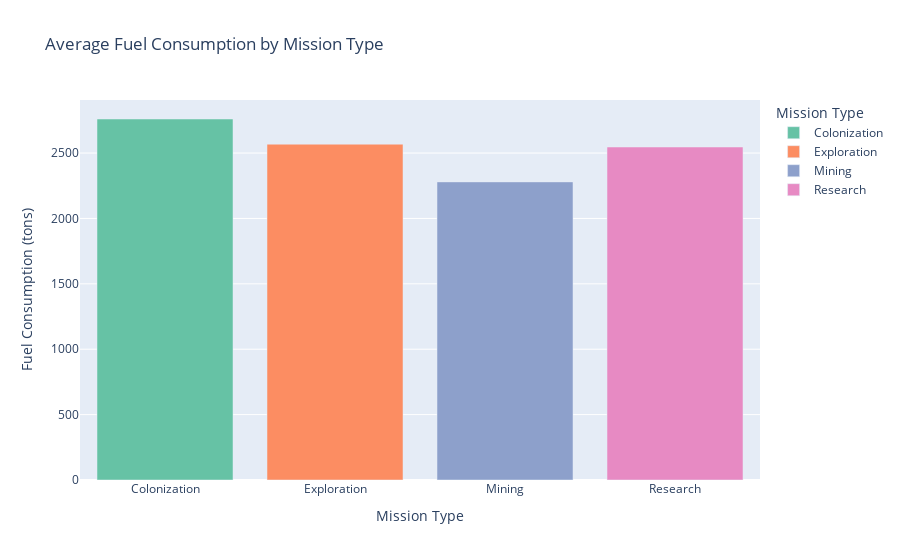

The notebook cell this image was saved under:
### Code cell
# Group by 'Mission Type' and calculate the mean for 'Fuel Consumption'
average_fuel_consumption = df.groupby('Mission Type')['Fuel Consumption (tons)'].mean().reset_index()

# Create a bar plot for average fuel consumption by mission type
fig = px.bar(average_fuel_consumption, x='Mission Type', y='Fuel Consumption (tons)',
             title='Average Fuel Consumption by Mission Type',
             color='Mission Type',      #we used color for showing the mission type
             color_discrete_sequence=px.colors.qualitative.Set2)        #we used color_discrete_sequence to change the color of the bars to a different color


fig.show()

### Figure 1 — Plotly figure (JSON) as saved in the notebook; plotly's stock layout.template omitted (floating-point values rounded to 4 significant figures)
{"data": [{"alignmentgroup": "True", "hovertemplate": "Mission Type=%{x}<br>Fuel Consumption (tons)=%{y}<extra></extra>", "legendgroup": "Colonization", "marker": {"color": "rgb(102,194,165)", "pattern": {"shape": ""}}, "name": "Colonization", "offsetgroup": "Colonization", "orientation": "v", "showlegend": true, "textposition": "auto", "type": "bar", "x": ["Colonization"], "xaxis": "x", "y": [2760.0], "yaxis": "y"}, {"alignmentgroup": "True", "hovertemplate": "Mission Type=%{x}<br>Fuel Consumption (tons)=%{y}<extra></extra>", "legendgroup": "Exploration", "marker": {"color": "rgb(252,141,98)", "pattern": {"shape": ""}}, "name": "Exploration", "offsetgroup": "Exploration", "orientation": "v", "showlegend": true, "textposition": "auto", "type": "bar", "x": ["Exploration"], "xaxis": "x", "y": [2568.0], "yaxis": "y"}, {"alignmentgroup": "True", "hovertemplate": "Mission Type=%{x}<br>Fuel Consumption (tons)=%{y}<extra></extra>", "legendgroup": "Mining", "marker": {"color": "rgb(141,160,203)", "pattern": {"shape": ""}}, "name": "Mining", "offsetgroup": "Mining", "orientation": "v", "showlegend": true, "textposition": "auto", "type": "bar", "x": ["Mining"], "xaxis": "x", "y": [2280.0], "yaxis": "y"}, {"alignmentgroup": "True", "hovertemplate": "Mission Type=%{x}<br>Fuel Consumption (tons)=%{y}<extra></extra>", "legendgroup": "Research", "marker": {"color": "rgb(231,138,195)", "pattern": {"shape": ""}}, "name": "Research", "offsetgroup": "Research", "orientation": "v", "showlegend": true, "textposition": "auto", "type": "bar", "x": ["Research"], "xaxis": "x", "y": [2546.0], "yaxis": "y"}], "layout": {"barmode": "relative", "legend": {"title": {"text": "Mission Type"}, "tracegroupgap": 0}, "title": {"text": "Average Fuel Consumption by Mission Type"}, "xaxis": {"anchor": "y", "categoryarray": ["Colonization", "Exploration", "Mining", "Research"], "categoryorder": "array", "domain": [0, 1], "title": {"text": "Mission Type"}}, "yaxis": {"anchor": "x", "domain": [0, 1], "title": {"text": "Fuel Consumption (tons)"}}}}
